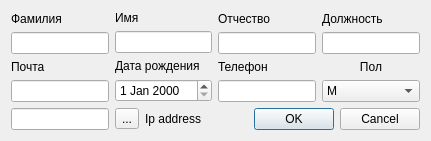
<?xml version="1.0" encoding="UTF-8"?>
<ui version="4.0">
 <class>AddUserForm</class>
 <widget class="QDialog" name="AddUserForm">
  <property name="geometry">
   <rect>
    <x>0</x>
    <y>0</y>
    <width>431</width>
    <height>141</height>
   </rect>
  </property>
  <property name="windowTitle">
   <string>Добавить сотрудника</string>
  </property>
  <layout class="QGridLayout" name="gridLayout">
   <item row="0" column="0">
    <layout class="QVBoxLayout" name="verticalLayout_8">
     <item>
      <layout class="QVBoxLayout" name="verticalLayout">
       <item>
        <widget class="QLabel" name="label_Famili">
         <property name="text">
          <string>Фамилия</string>
         </property>
        </widget>
       </item>
       <item>
        <widget class="QLineEdit" name="editline_Famili"/>
       </item>
      </layout>
     </item>
     <item>
      <layout class="QVBoxLayout" name="verticalLayout_5">
       <item>
        <widget class="QLabel" name="label_Email">
         <property name="text">
          <string>Почта</string>
         </property>
        </widget>
       </item>
       <item>
        <widget class="QLineEdit" name="lineEdit_Email"/>
       </item>
      </layout>
     </item>
    </layout>
   </item>
   <item row="0" column="1" colspan="2">
    <layout class="QVBoxLayout" name="verticalLayout_9">
     <item>
      <layout class="QVBoxLayout" name="verticalLayout_2">
       <item>
        <widget class="QLabel" name="label_Name">
         <property name="text">
          <string>Имя</string>
         </property>
        </widget>
       </item>
       <item>
        <widget class="QLineEdit" name="editline_Name"/>
       </item>
      </layout>
     </item>
     <item>
      <layout class="QVBoxLayout" name="verticalLayout_6">
       <item>
        <widget class="QLabel" name="label_Birthdays">
         <property name="text">
          <string>Дата рождения</string>
         </property>
        </widget>
       </item>
       <item>
        <widget class="QDateEdit" name="dateEdit"/>
       </item>
      </layout>
     </item>
    </layout>
   </item>
   <item row="0" column="3">
    <layout class="QVBoxLayout" name="verticalLayout_10">
     <item>
      <layout class="QVBoxLayout" name="verticalLayout_3">
       <item>
        <widget class="QLabel" name="label_Otch">
         <property name="text">
          <string>Отчество</string>
         </property>
        </widget>
       </item>
       <item>
        <widget class="QLineEdit" name="lineEdit_Otch"/>
       </item>
      </layout>
     </item>
     <item>
      <layout class="QVBoxLayout" name="verticalLayout_7">
       <item>
        <widget class="QLabel" name="label_Phone">
         <property name="text">
          <string>Телефон</string>
         </property>
        </widget>
       </item>
       <item>
        <widget class="QLineEdit" name="lineEdit_Phone"/>
       </item>
      </layout>
     </item>
    </layout>
   </item>
   <item row="0" column="4">
    <layout class="QVBoxLayout" name="verticalLayout_12">
     <item>
      <layout class="QVBoxLayout" name="verticalLayout_4">
       <item>
        <widget class="QLabel" name="label_Post">
         <property name="text">
          <string>Должность</string>
         </property>
        </widget>
       </item>
       <item>
        <widget class="QLineEdit" name="lineEdit_Post"/>
       </item>
      </layout>
     </item>
     <item>
      <layout class="QVBoxLayout" name="verticalLayout_11">
       <item>
        <widget class="QLabel" name="label_Gender">
         <property name="text">
          <string>Пол</string>
         </property>
         <property name="alignment">
          <set>Qt::AlignCenter</set>
         </property>
        </widget>
       </item>
       <item>
        <widget class="QComboBox" name="cb_Gender">
         <item>
          <property name="text">
           <string>М</string>
          </property>
         </item>
         <item>
          <property name="text">
           <string>Ж</string>
          </property>
         </item>
        </widget>
       </item>
      </layout>
     </item>
    </layout>
   </item>
   <item row="2" column="3" colspan="2">
    <widget class="QDialogButtonBox" name="buttonBox">
     <property name="orientation">
      <enum>Qt::Horizontal</enum>
     </property>
     <property name="standardButtons">
      <set>QDialogButtonBox::Cancel|QDialogButtonBox::Ok</set>
     </property>
    </widget>
   </item>
   <item row="2" column="0">
    <widget class="QLineEdit" name="lineEdit_IP"/>
   </item>
   <item row="2" column="1">
    <widget class="QToolButton" name="tb_getIp">
     <property name="text">
      <string>...</string>
     </property>
    </widget>
   </item>
   <item row="2" column="2">
    <widget class="QLabel" name="label">
     <property name="text">
      <string>Ip address</string>
     </property>
     <property name="alignment">
      <set>Qt::AlignLeading|Qt::AlignLeft|Qt::AlignVCenter</set>
     </property>
    </widget>
   </item>
  </layout>
 </widget>
 <tabstops>
  <tabstop>editline_Famili</tabstop>
  <tabstop>editline_Name</tabstop>
  <tabstop>lineEdit_Otch</tabstop>
  <tabstop>lineEdit_Post</tabstop>
  <tabstop>lineEdit_Email</tabstop>
  <tabstop>dateEdit</tabstop>
 </tabstops>
 <resources/>
 <connections>
  <connection>
   <sender>buttonBox</sender>
   <signal>accepted()</signal>
   <receiver>AddUserForm</receiver>
   <slot>accept()</slot>
   <hints>
    <hint type="sourcelabel">
     <x>257</x>
     <y>126</y>
    </hint>
    <hint type="destinationlabel">
     <x>157</x>
     <y>274</y>
    </hint>
   </hints>
  </connection>
  <connection>
   <sender>buttonBox</sender>
   <signal>rejected()</signal>
   <receiver>AddUserForm</receiver>
   <slot>reject()</slot>
   <hints>
    <hint type="sourcelabel">
     <x>325</x>
     <y>126</y>
    </hint>
    <hint type="destinationlabel">
     <x>286</x>
     <y>274</y>
    </hint>
   </hints>
  </connection>
 </connections>
</ui>
